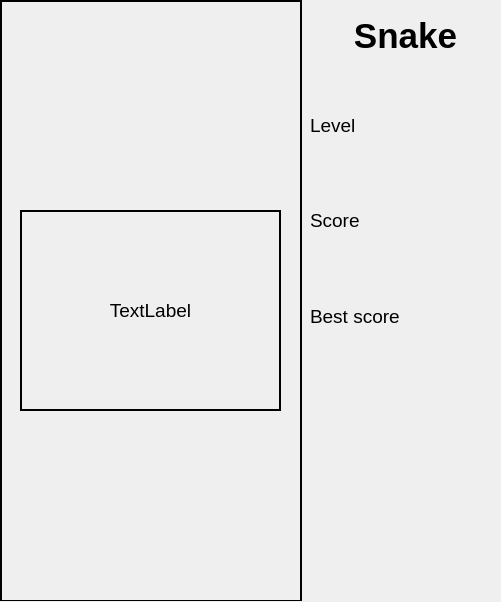
<?xml version="1.0" encoding="UTF-8"?>
<ui version="4.0">
 <class>View</class>
 <widget class="QWidget" name="View">
  <property name="geometry">
   <rect>
    <x>0</x>
    <y>0</y>
    <width>501</width>
    <height>602</height>
   </rect>
  </property>
  <property name="windowTitle">
   <string>View</string>
  </property>
  <widget class="QStackedWidget" name="stackedWidget">
   <property name="geometry">
    <rect>
     <x>0</x>
     <y>0</y>
     <width>500</width>
     <height>601</height>
    </rect>
   </property>
   <property name="styleSheet">
    <string notr="true"/>
   </property>
   <property name="currentIndex">
    <number>2</number>
   </property>
   <widget class="QWidget" name="Menu">
    <property name="styleSheet">
     <string notr="true">QWidget {
	color: black;
}</string>
    </property>
    <widget class="QPushButton" name="playAgain">
     <property name="geometry">
      <rect>
       <x>50</x>
       <y>360</y>
       <width>400</width>
       <height>81</height>
      </rect>
     </property>
     <property name="font">
      <font>
       <pointsize>25</pointsize>
      </font>
     </property>
     <property name="text">
      <string>Play Again</string>
     </property>
    </widget>
    <widget class="QPushButton" name="closeGame">
     <property name="geometry">
      <rect>
       <x>50</x>
       <y>460</y>
       <width>400</width>
       <height>81</height>
      </rect>
     </property>
     <property name="font">
      <font>
       <pointsize>25</pointsize>
      </font>
     </property>
     <property name="text">
      <string>Exit</string>
     </property>
    </widget>
    <widget class="QWidget" name="verticalLayoutWidget">
     <property name="geometry">
      <rect>
       <x>50</x>
       <y>50</y>
       <width>401</width>
       <height>291</height>
      </rect>
     </property>
     <layout class="QVBoxLayout" name="verticalLayout">
      <item>
       <widget class="QLabel" name="GameStatus">
        <property name="font">
         <font>
          <pointsize>26</pointsize>
          <weight>75</weight>
          <bold>true</bold>
         </font>
        </property>
        <property name="text">
         <string>Game Status</string>
        </property>
        <property name="alignment">
         <set>Qt::AlignCenter</set>
        </property>
       </widget>
      </item>
      <item>
       <layout class="QGridLayout" name="gridLayout">
        <item row="0" column="0">
         <widget class="QLabel" name="label_2">
          <property name="font">
           <font>
            <pointsize>25</pointsize>
           </font>
          </property>
          <property name="text">
           <string>Your score</string>
          </property>
          <property name="alignment">
           <set>Qt::AlignCenter</set>
          </property>
         </widget>
        </item>
        <item row="0" column="1">
         <widget class="QLabel" name="MenuCurrScore">
          <property name="font">
           <font>
            <pointsize>25</pointsize>
           </font>
          </property>
          <property name="text">
           <string/>
          </property>
          <property name="alignment">
           <set>Qt::AlignCenter</set>
          </property>
         </widget>
        </item>
        <item row="1" column="0">
         <widget class="QLabel" name="label_4">
          <property name="font">
           <font>
            <pointsize>25</pointsize>
           </font>
          </property>
          <property name="text">
           <string>Best score</string>
          </property>
          <property name="alignment">
           <set>Qt::AlignCenter</set>
          </property>
         </widget>
        </item>
        <item row="1" column="1">
         <widget class="QLabel" name="MenuBestScore">
          <property name="font">
           <font>
            <pointsize>25</pointsize>
           </font>
          </property>
          <property name="text">
           <string/>
          </property>
          <property name="alignment">
           <set>Qt::AlignCenter</set>
          </property>
         </widget>
        </item>
       </layout>
      </item>
     </layout>
    </widget>
   </widget>
   <widget class="QWidget" name="Entrance">
    <widget class="QPushButton" name="start_snake_btn">
     <property name="geometry">
      <rect>
       <x>130</x>
       <y>150</y>
       <width>250</width>
       <height>111</height>
      </rect>
     </property>
     <property name="font">
      <font>
       <pointsize>24</pointsize>
      </font>
     </property>
     <property name="text">
      <string>Snake</string>
     </property>
    </widget>
    <widget class="QLabel" name="label_11">
     <property name="geometry">
      <rect>
       <x>60</x>
       <y>10</y>
       <width>400</width>
       <height>131</height>
      </rect>
     </property>
     <property name="font">
      <font>
       <pointsize>42</pointsize>
      </font>
     </property>
     <property name="text">
      <string>Brick Games</string>
     </property>
     <property name="alignment">
      <set>Qt::AlignCenter</set>
     </property>
    </widget>
    <widget class="QPushButton" name="start_tetris_btn">
     <property name="geometry">
      <rect>
       <x>130</x>
       <y>280</y>
       <width>250</width>
       <height>101</height>
      </rect>
     </property>
     <property name="font">
      <font>
       <pointsize>24</pointsize>
      </font>
     </property>
     <property name="text">
      <string>Tetris</string>
     </property>
    </widget>
    <widget class="QPushButton" name="exit_btn">
     <property name="geometry">
      <rect>
       <x>130</x>
       <y>400</y>
       <width>250</width>
       <height>101</height>
      </rect>
     </property>
     <property name="font">
      <font>
       <pointsize>24</pointsize>
      </font>
     </property>
     <property name="text">
      <string>Exit</string>
     </property>
    </widget>
   </widget>
   <widget class="QWidget" name="SnakeGame">
    <widget class="QWidget" name="GameField" native="true">
     <property name="geometry">
      <rect>
       <x>0</x>
       <y>0</y>
       <width>302</width>
       <height>602</height>
      </rect>
     </property>
     <property name="styleSheet">
      <string notr="true">QWidget {
    border: 2px solid black;
}</string>
     </property>
     <widget class="QLabel" name="SnakeInfoLabel">
      <property name="geometry">
       <rect>
        <x>20</x>
        <y>210</y>
        <width>261</width>
        <height>201</height>
       </rect>
      </property>
      <property name="font">
       <font>
        <pointsize>14</pointsize>
       </font>
      </property>
      <property name="text">
       <string>TextLabel</string>
      </property>
      <property name="alignment">
       <set>Qt::AlignCenter</set>
      </property>
     </widget>
    </widget>
    <widget class="QWidget" name="gridLayoutWidget_2">
     <property name="geometry">
      <rect>
       <x>310</x>
       <y>80</y>
       <width>191</width>
       <height>281</height>
      </rect>
     </property>
     <layout class="QGridLayout" name="gridLayout_2" columnstretch="4,5">
      <item row="0" column="0">
       <widget class="QLabel" name="label">
        <property name="font">
         <font>
          <pointsize>14</pointsize>
          <weight>50</weight>
          <bold>false</bold>
         </font>
        </property>
        <property name="text">
         <string>Level</string>
        </property>
        <property name="alignment">
         <set>Qt::AlignLeading|Qt::AlignLeft|Qt::AlignVCenter</set>
        </property>
       </widget>
      </item>
      <item row="1" column="0">
       <widget class="QLabel" name="label_3">
        <property name="font">
         <font>
          <pointsize>14</pointsize>
          <weight>50</weight>
          <bold>false</bold>
         </font>
        </property>
        <property name="text">
         <string>Score</string>
        </property>
        <property name="alignment">
         <set>Qt::AlignLeading|Qt::AlignLeft|Qt::AlignVCenter</set>
        </property>
       </widget>
      </item>
      <item row="2" column="0">
       <widget class="QLabel" name="label_6">
        <property name="font">
         <font>
          <pointsize>14</pointsize>
          <weight>50</weight>
          <bold>false</bold>
         </font>
        </property>
        <property name="text">
         <string>Best score</string>
        </property>
        <property name="alignment">
         <set>Qt::AlignLeading|Qt::AlignLeft|Qt::AlignVCenter</set>
        </property>
       </widget>
      </item>
      <item row="0" column="1">
       <widget class="QLabel" name="CurrLevel">
        <property name="font">
         <font>
          <pointsize>14</pointsize>
         </font>
        </property>
        <property name="text">
         <string/>
        </property>
       </widget>
      </item>
      <item row="1" column="1">
       <widget class="QLabel" name="CurrScore">
        <property name="font">
         <font>
          <pointsize>14</pointsize>
         </font>
        </property>
        <property name="text">
         <string/>
        </property>
       </widget>
      </item>
      <item row="2" column="1">
       <widget class="QLabel" name="BestScore">
        <property name="font">
         <font>
          <pointsize>14</pointsize>
         </font>
        </property>
        <property name="text">
         <string/>
        </property>
       </widget>
      </item>
     </layout>
    </widget>
    <widget class="QLabel" name="label_10">
     <property name="geometry">
      <rect>
       <x>310</x>
       <y>10</y>
       <width>191</width>
       <height>51</height>
      </rect>
     </property>
     <property name="font">
      <font>
       <pointsize>26</pointsize>
       <weight>75</weight>
       <italic>false</italic>
       <bold>true</bold>
      </font>
     </property>
     <property name="text">
      <string>Snake</string>
     </property>
     <property name="alignment">
      <set>Qt::AlignCenter</set>
     </property>
    </widget>
   </widget>
   <widget class="QWidget" name="TetrisGame">
    <widget class="QWidget" name="gridLayoutWidget_3">
     <property name="geometry">
      <rect>
       <x>310</x>
       <y>250</y>
       <width>191</width>
       <height>281</height>
      </rect>
     </property>
     <layout class="QGridLayout" name="gridLayout_3" columnstretch="4,5">
      <item row="0" column="0">
       <widget class="QLabel" name="label_5">
        <property name="font">
         <font>
          <pointsize>14</pointsize>
          <weight>50</weight>
          <bold>false</bold>
         </font>
        </property>
        <property name="text">
         <string>Level</string>
        </property>
        <property name="alignment">
         <set>Qt::AlignLeading|Qt::AlignLeft|Qt::AlignVCenter</set>
        </property>
       </widget>
      </item>
      <item row="1" column="0">
       <widget class="QLabel" name="label_7">
        <property name="font">
         <font>
          <pointsize>14</pointsize>
          <weight>50</weight>
          <bold>false</bold>
         </font>
        </property>
        <property name="text">
         <string>Score</string>
        </property>
        <property name="alignment">
         <set>Qt::AlignLeading|Qt::AlignLeft|Qt::AlignVCenter</set>
        </property>
       </widget>
      </item>
      <item row="2" column="0">
       <widget class="QLabel" name="label_8">
        <property name="font">
         <font>
          <pointsize>14</pointsize>
          <weight>50</weight>
          <bold>false</bold>
         </font>
        </property>
        <property name="text">
         <string>Best score</string>
        </property>
        <property name="alignment">
         <set>Qt::AlignLeading|Qt::AlignLeft|Qt::AlignVCenter</set>
        </property>
       </widget>
      </item>
      <item row="0" column="1">
       <widget class="QLabel" name="tetris_curr_level">
        <property name="font">
         <font>
          <pointsize>14</pointsize>
         </font>
        </property>
        <property name="text">
         <string/>
        </property>
       </widget>
      </item>
      <item row="1" column="1">
       <widget class="QLabel" name="tetris_curr_score">
        <property name="font">
         <font>
          <pointsize>14</pointsize>
         </font>
        </property>
        <property name="text">
         <string/>
        </property>
       </widget>
      </item>
      <item row="2" column="1">
       <widget class="QLabel" name="tetris_best_score">
        <property name="font">
         <font>
          <pointsize>14</pointsize>
         </font>
        </property>
        <property name="text">
         <string/>
        </property>
       </widget>
      </item>
     </layout>
    </widget>
    <widget class="QLabel" name="label_12">
     <property name="geometry">
      <rect>
       <x>310</x>
       <y>10</y>
       <width>191</width>
       <height>51</height>
      </rect>
     </property>
     <property name="font">
      <font>
       <pointsize>26</pointsize>
       <weight>75</weight>
       <italic>false</italic>
       <bold>true</bold>
      </font>
     </property>
     <property name="text">
      <string>Tetris</string>
     </property>
     <property name="alignment">
      <set>Qt::AlignCenter</set>
     </property>
    </widget>
    <widget class="QWidget" name="TetrisGameField" native="true">
     <property name="geometry">
      <rect>
       <x>0</x>
       <y>0</y>
       <width>302</width>
       <height>602</height>
      </rect>
     </property>
     <property name="styleSheet">
      <string notr="true">QWidget {
    border: 2px solid black;
}</string>
     </property>
     <widget class="QLabel" name="TetrisInfoLabel">
      <property name="geometry">
       <rect>
        <x>20</x>
        <y>210</y>
        <width>261</width>
        <height>201</height>
       </rect>
      </property>
      <property name="font">
       <font>
        <pointsize>14</pointsize>
       </font>
      </property>
      <property name="text">
       <string>TextLabel</string>
      </property>
      <property name="alignment">
       <set>Qt::AlignCenter</set>
      </property>
     </widget>
    </widget>
    <widget class="QWidget" name="TetrisGameField_2" native="true">
     <property name="geometry">
      <rect>
       <x>330</x>
       <y>60</y>
       <width>150</width>
       <height>150</height>
      </rect>
     </property>
     <property name="styleSheet">
      <string notr="true">QWidget {
    border: 2px solid black;
}</string>
     </property>
    </widget>
    <widget class="QLabel" name="label_13">
     <property name="geometry">
      <rect>
       <x>340</x>
       <y>210</y>
       <width>131</width>
       <height>21</height>
      </rect>
     </property>
     <property name="font">
      <font>
       <pointsize>14</pointsize>
       <weight>75</weight>
       <italic>false</italic>
       <bold>true</bold>
      </font>
     </property>
     <property name="text">
      <string>Next piece</string>
     </property>
     <property name="alignment">
      <set>Qt::AlignCenter</set>
     </property>
    </widget>
   </widget>
  </widget>
 </widget>
 <resources/>
 <connections/>
</ui>
